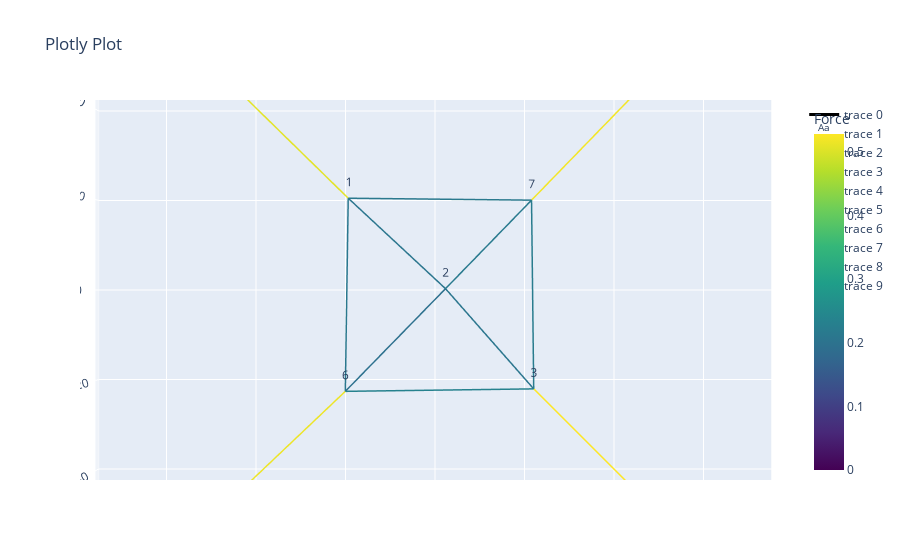
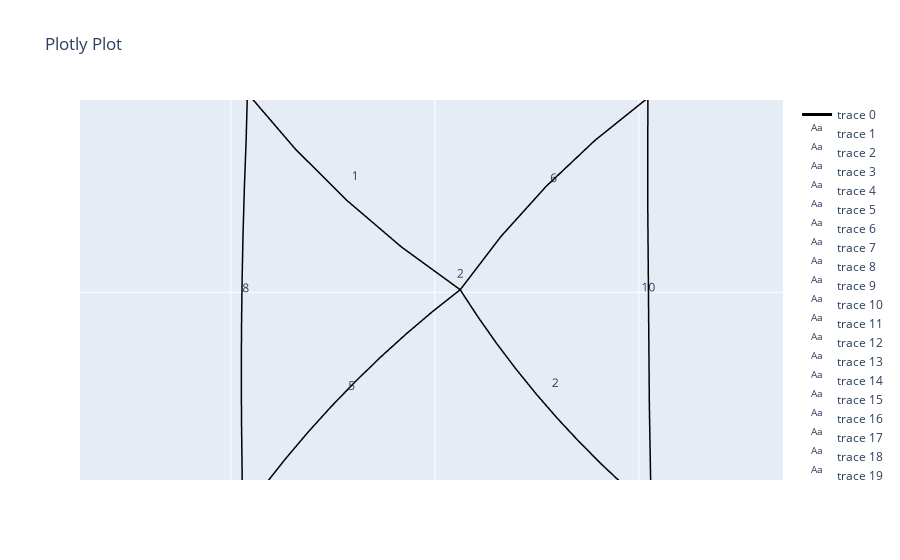

Notebook cell for these charts, in order:
### Markdown cell above
Generate specimens making inner part iteratively smaller

### Code cell
q0 = q.copy()
q_scalars_connector = [.7, .6, .4, .35]
q_scalars_ring = [ 1.5, 4, 6, 13]
q_scalars_cross = [2, 3, 5, 14]
for q_scalar_ring, q_scalar_cross, q_scalar_connector in zip(q_scalars_ring, q_scalars_cross, q_scalars_connector):
    q_new = q0.copy()
    q_new[paths[2]]*= q_scalar_ring
    q_new[center_cross_path] *= q_scalar_cross
    q_new[connector_path] *= q_scalar_connector
    # net.update_shape(q_new)
    net = Network_custom.from_fd(vertices, edges, q_new, fixed, paths = paths, dir = directions)
    net.net_plot(color=True, elables = False, vlabels = True)
    l0, l_scalar = net.materialize_nonlinear(A, stress_data, strain_data, interpolation_kind = 'cubic')
    net.initialize_shape_optimizer(function_type = 'standard',  method = 'Gauss-Seidel',options ={"maxiter": 100000, "damping": .1, "correction_scalar": 1.0, "tol": 1e-6})
    # net.initialize_shape_optimizer(function_type = 'standard',  method = 'L-BFGS-B',options ={"maxiter": 10000, "maxfun": 1500000, "maxls": 5000})
    net.optimize_vertices()
    reference_point = [0,0,0]                         # The network will be scaler relative to this point
    net.scale_vertices(reference_point, net.l_scalar, account_for_leafs = True) # If you don't provide a scalar, it will use network.l_scalar automatically
    R, th = net.arc_param()
    xyz = net.arc_points(n = 10)
    net.auto_flip_curves(n = 10)        # Automatically flip the curvature of the edges. Directions will become 1, -1, 1, -1, ...
    net.flip_curves()                   # Flip all the edges.
    net.flip_curves([2, 5, 8], n = 10)
    net.jump_at_intersection(intersection_width = printing_params['d_nozzle']*1.5, intersection_height = printing_params['layer_height'], interpolation_function=None) 
    net.net_plot(color=True, plot_type='arcs', elables=True, vlabels = True)
    net.all_loop_to_path(start_loop_bools, end_loop_bools, L_loop, alpha_loop, n_points)
    net.add_running_start(running_start_bools, running_end_bools, L_running, n_points)
    file_name = model_name + f'_loop_size_q_{q_scalar_ring, q_scalar_cross, q_scalar_connector}_{L_scale}'
    net.save_network(os.path.join(BYU_UW_root, 'networks', file_name + '.pkl'))
    print(f"l_scalar: {l_scalar}, max stress: {np.max(net.f)/TPU_nl['A']}")

    g_code = replace_brackets(start_gcode, temperature_settings)
    g_code += make_purge_line(g_code, printing_params, gen, point0, point1, comment='Purge line', ef_extra=2.5)
    g_code += make_purge_line(g_code, printing_params, gen, point2, point3, comment='Purge line', ef_extra=1.0)
    g_code += add_net_to_gcode(g_code, printing_params, gen, net)

    g_code += end_gcode
    with open(os.path.join('DATA', 'generated_gcodes', model_name + file_name + '.gcode'), "w") as g_code_file:
        g_code_file.write(g_code)
    print(model_name + f'_loop_size_q_{q_scalar_ring, q_scalar_cross, q_scalar_connector}.gcode',((net.R * net.th) - net.l0))

### Figure 1 — Plotly figure (JSON) as saved in the notebook; plotly's stock layout.template omitted (floating-point values rounded to 4 significant figures)
{"data": [{"line": {"color": [0.5067, 0.5067, 0, 0.2067, 0.2067, 0, 0.2077, 0.2077, 0, 0.5278, 0.5278, 0, 0.5145, 0.5145, 0, 0.1953, 0.1953, 0, 0.2161, 0.2161, 0, 0.5197, 0.5197, 0, 0.2113, 0.2113, 0, 0.2336, 0.2336, 0, 0.2203, 0.2203, 0, 0.214, 0.214, 0], "colorbar": {"title": {"text": "Force"}}, "colorscale": [[0, "#440154"], [0.1111, "#482878"], [0.2222, "#3e4989"], [0.3333, "#31688e"], [0.4444, "#26828e"], [0.5556, "#1f9e89"], [0.6667, "#35b779"], [0.7778, "#6ece58"], [0.8889, "#b5de2b"], [1, "#fde725"]], "showscale": true, "width": 3}, "mode": "lines", "type": "scatter3d", "x": [-70.71, -19.29, null, -19.29, 2.337, null, 2.337, 21.94, null, 21.94, 70.71, null, -70.71, -19.94, null, -19.94, 2.337, null, 2.337, 21.46, null, 21.46, 70.71, null, -19.29, -19.94, null, -19.94, 21.94, null, 21.94, 21.46, null, 21.46, -19.29, null], "y": [70.71, 20.41, null, 20.41, 0.2965, null, 0.2965, -21.98, null, -21.98, -70.71, null, -70.71, -22.53, null, -22.53, 0.2965, null, 0.2965, 19.97, null, 19.97, 70.71, null, 20.41, -22.53, null, -22.53, -21.98, null, -21.98, 19.97, null, 19.97, 20.41, null], "z": [0, 0, null, 0, 0, null, 0, 0, null, 0, 0, null, 0, 0, null, 0, 0, null, 0, 0, null, 0, 0, null, 0, 0, null, 0, 0, null, 0, 0, null, 0, 0, null]}, {"mode": "text", "text": ["0"], "type": "scatter3d", "x": [-70.71], "y": [70.71], "z": [0]}, {"mode": "text", "text": ["1"], "type": "scatter3d", "x": [-19.29], "y": [20.41], "z": [0]}, {"mode": "text", "text": ["2"], "type": "scatter3d", "x": [2.337], "y": [0.2965], "z": [0]}, {"mode": "text", "text": ["3"], "type": "scatter3d", "x": [21.94], "y": [-21.98], "z": [0]}, {"mode": "text", "text": ["4"], "type": "scatter3d", "x": [70.71], "y": [-70.71], "z": [0]}, {"mode": "text", "text": ["5"], "type": "scatter3d", "x": [-70.71], "y": [-70.71], "z": [0]}, {"mode": "text", "text": ["6"], "type": "scatter3d", "x": [-19.94], "y": [-22.53], "z": [0]}, {"mode": "text", "text": ["7"], "type": "scatter3d", "x": [21.46], "y": [19.97], "z": [0]}, {"mode": "text", "text": ["8"], "type": "scatter3d", "x": [70.71], "y": [70.71], "z": [0]}], "layout": {"scene": {"aspectmode": "data", "camera": {"center": {"x": 0, "y": 0, "z": 0}, "eye": {"x": 0, "y": 0, "z": 3.536}, "up": {"x": 0, "y": 1, "z": 0}}}, "title": {"text": "Plotly Plot"}}}

### Figure 2 — Plotly figure (JSON) as saved in the notebook; plotly's stock layout.template omitted (floating-point values rounded to 4 significant figures)
{"data": [{"line": {"color": "black", "width": 3}, "mode": "lines", "type": "scatter3d", "x": [-59.53, -49.22, -38.91, -28.6, -18.28, null, -18.28, -13.67, -8.643, -3.246, 2.491, null, 2.491, 4.224, 6.046, 7.956, 9.95, 12.03, 14.19, 16.42, 18.73, 21.12, null, 21.12, 30.46, 39.8, 49.13, 58.47, null, -58.67, -48.7, -38.73, -28.76, -18.8, null, -18.8, -16.77, -14.65, -12.44, -10.15, -7.776, -5.322, -2.791, -0.1856, 2.491, null, 2.491, 6.489, 10.89, 15.67, 20.8, null, 20.8, 30.32, 39.85, 49.37, 58.9, null, -18.28, -18.49, -18.66, -18.79, -18.89, -18.94, -18.96, -18.94, -18.89, -18.8, null, -18.8, -8.815, 1.167, 11.15, 21.12, null, 21.12, 21.04, 20.96, 20.88, 20.8, null, 20.8, 11.03, 1.258, -8.513, -18.28, null], "y": [59.77, 49.69, 39.6, 29.51, 19.43, null, 19.43, 14.04, 9.033, 4.429, 0.2573, null, 0.2573, -2.395, -4.986, -7.513, -9.974, -12.37, -14.68, -16.93, -19.09, -21.18, null, -21.18, -30.5, -39.83, -49.15, -58.47, null, -59.32, -49.94, -40.55, -31.16, -21.77, null, -21.77, -19.02, -16.34, -13.74, -11.2, -8.745, -6.368, -4.074, -1.865, 0.2573, null, 0.2573, 5.474, 10.35, 14.87, 18.98, null, 18.98, 28.86, 38.74, 48.61, 58.49, null, 19.43, 14.85, 10.28, 5.7, 1.123, -3.456, -8.035, -12.61, -17.19, -21.77, null, -21.77, -21.89, -21.83, -21.59, -21.18, null, -21.18, -11.14, -1.1, 8.94, 18.98, null, 18.98, 19.17, 19.31, 19.4, 19.43, null], "z": [0, 0, 0, 0, 0, null, 0, 0, 0, 0, 0, null, 0, 0, 0, 0, 0, 0, 0, 0, 0, 0, null, 0, 0, 0, 0, 0, null, 0, 0, 0, 0, 0, null, 0, 0, 0, 0, 0, 0, 0, 0, 0, 0.2, null, 0.2, 0, 0, 0, 0, null, 0, 0, 0, 0, 0, null, 0.2, 0, 0, 0, 0, 0, 0, 0, 0, 0.2, null, 0.2, 0, 0, 0, 0.2, null, 0.2, 0, 0, 0, 0.2, null, 0.2, 0, 0, 0, 0.2, null]}, {"mode": "text", "text": ["0"], "type": "scatter3d", "x": [-38.91], "y": [39.6], "z": [0]}, {"mode": "text", "text": ["1"], "type": "scatter3d", "x": [-7.897], "y": [9.842], "z": [0]}, {"mode": "text", "text": ["2"], "type": "scatter3d", "x": [11.81], "y": [-10.46], "z": [0]}, {"mode": "text", "text": ["3"], "type": "scatter3d", "x": [39.8], "y": [-39.83], "z": [0]}, {"mode": "text", "text": ["4"], "type": "scatter3d", "x": [-38.73], "y": [-40.55], "z": [0]}, {"mode": "text", "text": ["5"], "type": "scatter3d", "x": [-8.152], "y": [-10.76], "z": [0]}, {"mode": "text", "text": ["6"], "type": "scatter3d", "x": [11.64], "y": [9.618], "z": [0]}, {"mode": "text", "text": ["7"], "type": "scatter3d", "x": [39.85], "y": [38.74], "z": [0]}, {"mode": "text", "text": ["8"], "type": "scatter3d", "x": [-18.54], "y": [-1.171], "z": [0]}, {"mode": "text", "text": ["9"], "type": "scatter3d", "x": [1.162], "y": [-21.47], "z": [0]}, {"mode": "text", "text": ["10"], "type": "scatter3d", "x": [20.96], "y": [-1.1], "z": [0]}, {"mode": "text", "text": ["11"], "type": "scatter3d", "x": [1.257], "y": [19.2], "z": [0]}, {"mode": "text", "text": ["0"], "type": "scatter3d", "x": [-59.53], "y": [59.77], "z": [0]}, {"mode": "text", "text": ["1"], "type": "scatter3d", "x": [-18.28], "y": [19.43], "z": [0]}, {"mode": "text", "text": ["2"], "type": "scatter3d", "x": [2.491], "y": [0.2573], "z": [0]}, {"mode": "text", "text": ["3"], "type": "scatter3d", "x": [21.12], "y": [-21.18], "z": [0]}, {"mode": "text", "text": ["4"], "type": "scatter3d", "x": [58.47], "y": [-58.47], "z": [0]}, {"mode": "text", "text": ["5"], "type": "scatter3d", "x": [-58.67], "y": [-59.32], "z": [0]}, {"mode": "text", "text": ["6"], "type": "scatter3d", "x": [-18.8], "y": [-21.77], "z": [0]}, {"mode": "text", "text": ["7"], "type": "scatter3d", "x": [20.8], "y": [18.98], "z": [0]}, {"mode": "text", "text": ["8"], "type": "scatter3d", "x": [58.9], "y": [58.49], "z": [0]}], "layout": {"scene": {"aspectmode": "data", "camera": {"center": {"x": 0, "y": 0, "z": 0}, "eye": {"x": 0, "y": 0, "z": 2.989}, "up": {"x": 0, "y": 1, "z": 0}}}, "title": {"text": "Plotly Plot"}}}
